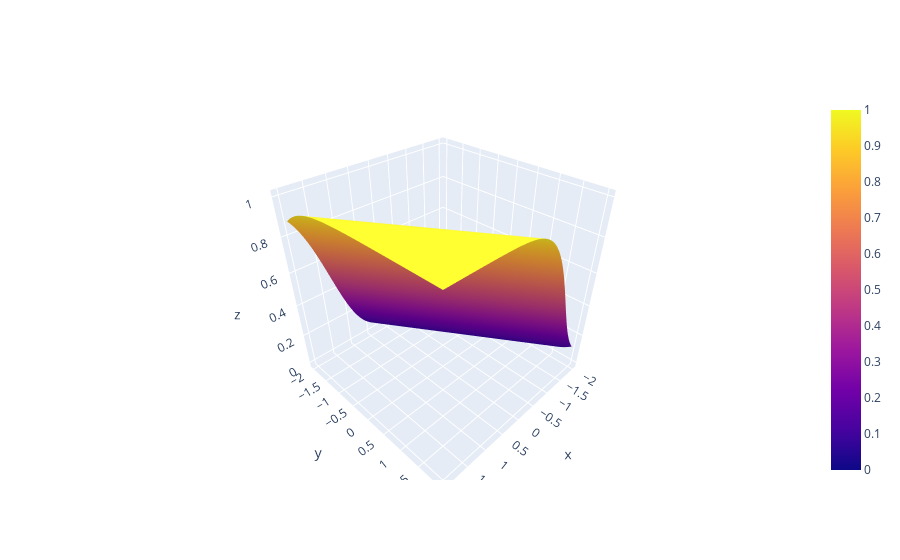

The cell this chart's notebook holds for it:
### Code cell
import plotly.graph_objects as go
fig = go.Figure(data=[go.Surface(x=X1, y=X2, z=Y)])
fig.show()

### Figure 1 — Plotly figure (JSON) as saved in the notebook; plotly's stock layout.template omitted (floating-point values rounded to 4 significant figures; data arrays with more than 128 entries replaced by an {"elided": "..."} marker saying what was removed)
{"data": [{"type": "surface", "x": {"elided": "100x100 float values"}, "y": {"elided": "100x100 float values"}, "z": {"elided": "100x100 float values"}}], "layout": {}}
